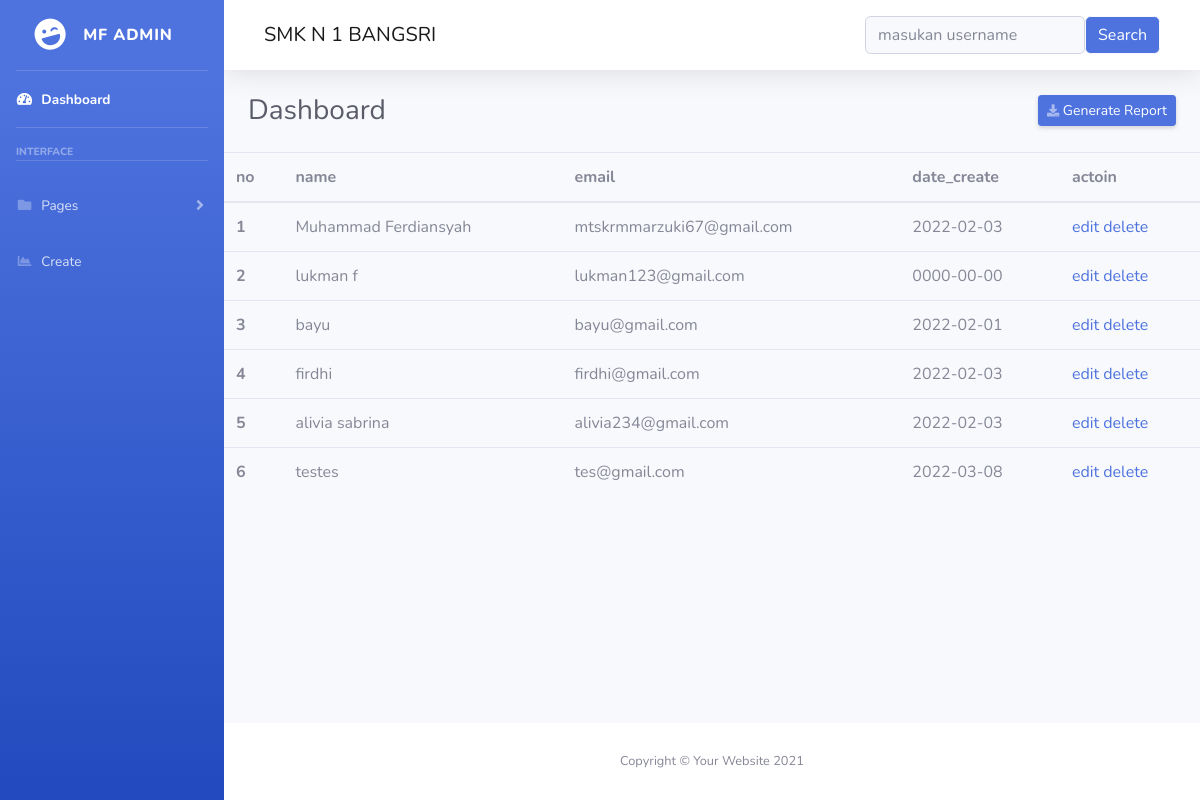
The page / on the database its author committed.
### tables this page shows
CREATE TABLE `user` (
  `id` int(11) NOT NULL,
  `nama` varchar(255) NOT NULL,
  `email` varchar(255) NOT NULL,
  `password` varchar(255) NOT NULL,
  `date_create` date NOT NULL
);

### application/controllers/User.php (called while the page is built, shortened)
<?php
class User extends CI_Controller {
	public function __construct()
	{
		$this->load->library('form_validation');
		$this->load->model('UserModel');
	}
	public function index()
	{
		$title['title'] = 'dashboard';
		$data = $this->UserModel->getCrud();
		$this->load->view('templates/auth_header', $title);
		$this->load->view('crud/index', ['data' => $data]);
		$this->load->view('templates/auth_footer');
	}
}

### index.php (called while the page is built, shortened)
<?php
require_once BASEPATH.'core/CodeIgniter.php';

### application/models/UserModel.php (called while the page is built, shortened)
<?php
class UserModel extends CI_Model {
    public function getCrud()
    {
        $nama = $this->input->get('nama');
        if (empty($nama)){
            return $this->db->get('user')->result_array();
        } else {
            return $this->db->query('SELECT * FROM user WHERE nama LIKE ?', '%'.$nama.'%')->result_array();
        }
    }
}

### application/views/crud/index.php (the view)
<div id="content-wrapper" class="d-flex flex-column">
    <div id="content">
        <nav class="navbar navbar-light bg-white topbar shadow mb-4 static-top">
            <div class="container-fluid">
              <a class="navbar-brand">SMK N 1 BANGSRI</a>
              <form action="<?= base_url('crud') ?>" method="GET" class="d-flex">
                <input class="form-control me-2 bg-light" type="text" name="nama" placeholder="masukan username">
                <button class="btn btn-light text-white bg-primary" type="submit">Search</button>
              </form>
            </div>
        </nav>
        <div class="container-fluid">
            <div class="d-sm-flex align-items-center justify-content-between mb-4">
                <h1 class="h3 mb-0 text-gray-800">Dashboard</h1>
                <a href="#" class="d-none d-sm-inline-block btn btn-sm btn-primary shadow-sm"><i
                class="fas fa-download fa-sm text-white-50"></i> Generate Report</a>
            </div>
        </div>
        <?php if (!empty($data)): ?>
            <table class="table p-3">
                <thead>
                  <tr>
                    <th scope="col">no</th>
                    <th scope="col">name</th>
                    <th scope="col">email</th>
                    <th scope="col">date_create</th>
                    <th>actoin</th>
                  </tr>
                </thead>
                <tbody>
                <?php $i = 1; ?>
                <?php foreach($data AS $key => $value): ?>
                  <tr>
                    <th scope="row"><?= $i++; ?></th>
                    <td><?= $value['nama'] ?></td>
                    <td><?= $value['email'] ?></td>
                    <td><?= $value['date_create'] ?></td>
                    <td>
                        <a href="<?= base_url('user/edit/'.$value['id']) ?>">edit</a>
                        <a href="<?= base_url('user/delete/'.$value['id']) ?>">delete</a>
                    </td>
                  </tr>
                <?php endforeach; ?>
                </tbody>
            </table>
        <?php endif; ?>
    </div>
    <footer class="sticky-footer bg-white">
        <div class="container my-auto">
            <div class="copyright text-center my-auto">
                <span>Copyright &copy; Your Website 2021</span>
            </div>
        </div>
    </footer>
</div>

### application/views/templates/auth_header.php (shortened to what this page needs)
<!DOCTYPE html>
<html lang="en">
<head>
    <link href="<?= base_url('assets/'); ?>vendor/fontawesome-free/css/all.min.css" rel="stylesheet" type="text/css">
    <link href="<?= base_url('assets/'); ?>css/sb-admin-2.min.css" rel="stylesheet">
</head>
<body class="bg-gradient-light">
    <div id="wrapper">
        <ul class="navbar-nav bg-gradient-primary sidebar sidebar-dark accordion" id="accordionSidebar">
            <a class="sidebar-brand d-flex align-items-center justify-content-center" href="index.html">
                <div class="sidebar-brand-icon rotate-n-15">
                    <i class="fas fa-laugh-wink"></i>
                </div>
                <div class="sidebar-brand-text mx-3">MF Admin</div>
            </a>
            <hr class="sidebar-divider my-0">
            <li class="nav-item active">
                <a class="nav-link" href="<?= base_url('user') ?>">
                    <i class="fas fa-fw fa-tachometer-alt"></i>
                    <span>Dashboard</span></a>
            </li>
            <hr class="sidebar-divider">
            <div class="sidebar-heading">
                Interface
            </div>
            <hr class="sidebar-divider">
            <li class="nav-item">
                <a class="nav-link collapsed" href="#" data-toggle="collapse" data-target="#collapsePages"
                    aria-expanded="true" aria-controls="collapsePages">
                    <i class="fas fa-fw fa-folder"></i>
                    <span>Pages</span>
                </a>
            </li>
            <li class="nav-item">
                <a class="nav-link" href="<?= base_url('user/create') ?>">
                    <i class="fas fa-fw fa-chart-area"></i>
                    <span>Create</span></a>
            </li>
        </ul>

### application/views/templates/auth_footer.php (shortened to what this page needs)
    </div>
</body>
</html>

### rows shown on the page
user: nama "Muhammad Ferdiansyah", email "mtskrmmarzuki67@gmail.com", date_create "2022-02-03"
user: nama "lukman f", email "lukman123@gmail.com", date_create "0000-00-00"
user: nama "bayu", email "bayu@gmail.com", date_create "2022-02-01"
user: nama "firdhi", email "firdhi@gmail.com", date_create "2022-02-03"
user: nama "alivia sabrina", email "alivia234@gmail.com", date_create "2022-02-03"
user: nama "testes", email "tes@gmail.com", date_create "2022-03-08"
